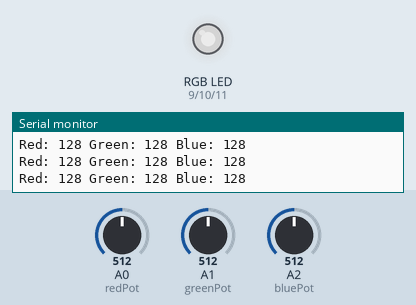
The sketch below on a simulated Arduino Uno, built with avr-gcc and run on an emulated ATmega328P. Shown: an RGB LED mixed from three pins (HIGH = lit), the last lines printed to the serial monitor. The inputs (shaded band) are chosen by the test bench; at power-on: A0 (redPot) = 512, A2 (bluePot) = 512, A1 (greenPot) = 512. Dim RGB values are drawn brighter than linear.

Above: at 1.2 s.
1.3 s: A0 (redPot) set to 412
At 2.8 s:
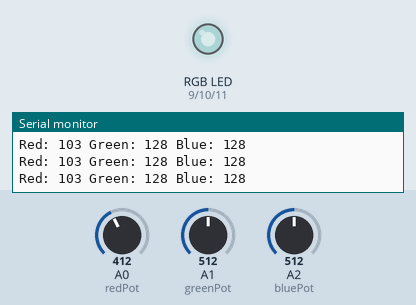
4.3 s: A0 (redPot) set to 389
At 4.9 s:
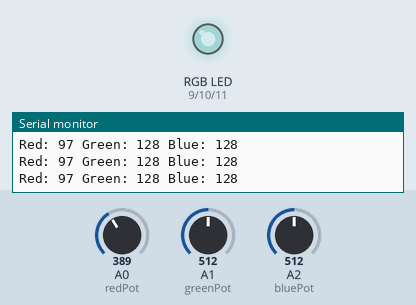
7.3 s: A2 (bluePot) set to 414
At 8.3 s:
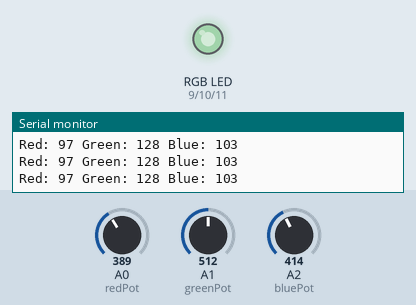
10.3 s: A2 (bluePot) set to 390
At 11.5 s:
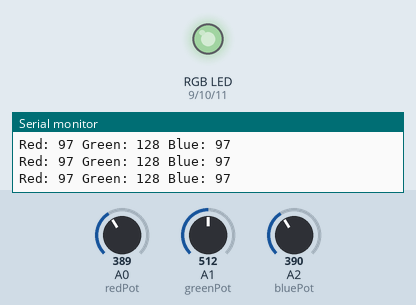
11.8 s: A1 (greenPot) set to 410
At 13.0 s:
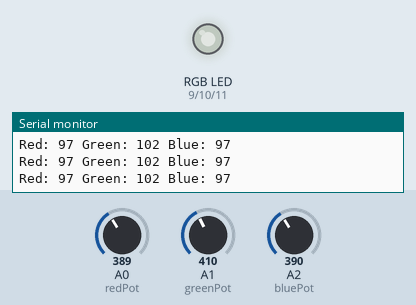
14.8 s: A1 (greenPot) set to 381
At 15.9 s:
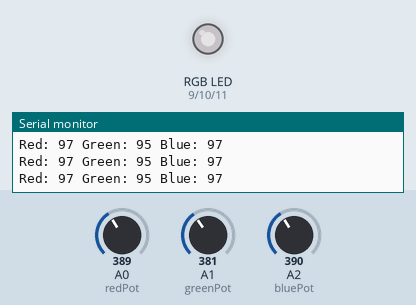
Timing chart, 0 to 17.8 s (numbered marks = the images above; inputs shaded):
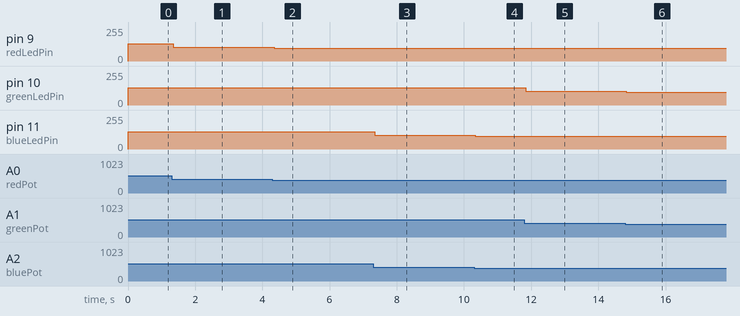

Measured:
- after the input at 1.3 s, pin 9 (redLedPin): 128/255 → 103/255 after 0.05 s
- after the input at 4.3 s, pin 9 (redLedPin): 103/255 → 97/255 after 0.05 s
- after the input at 7.3 s, pin 11 (blueLedPin): 128/255 → 103/255 at once
- after the input at 10.3 s, pin 11 (blueLedPin): 103/255 → 97/255 at once
- after the input at 11.8 s, pin 10 (greenLedPin): 128/255 → 102/255 after 0.05 s
- after the input at 14.8 s, pin 10 (greenLedPin): 102/255 → 95/255 at once

The sketch:

3pots.ino
```cpp
const int redLedPin = 9;
const int greenLedPin = 10;
const int blueLedPin = 11;
const int redPot = A0;
const int greenPot = A1;
const int bluePot = A2;

void setup() {
    pinMode(redLedPin, OUTPUT);
    pinMode(greenLedPin, OUTPUT);
    pinMode(blueLedPin, OUTPUT);
    Serial.begin(9600);
}

void loop() {
    int redValue = analogRead(redPot) / 4;
    int greenValue = analogRead(greenPot) / 4;
    int blueValue = analogRead(bluePot) / 4;
    Serial.print("Red: ");
    Serial.print(redValue);
    Serial.print(" Green: ");
    Serial.print(greenValue);
    Serial.print(" Blue: ");
    Serial.println(blueValue);
    analogWrite(redLedPin, redValue);
    analogWrite(greenLedPin, greenValue);
    analogWrite(blueLedPin, blueValue);
}
```

1pot.cpp
```cpp
const int potPin = A0;
const int green = 11;
const int blue = 10;
const int red = 9;

void setup()
{
  pinMode(potPin, INPUT);
  pinMode(green, OUTPUT);
  pinMode(blue, OUTPUT);
  pinMode(red, OUTPUT);
  Serial.begin(9600);
}


void loop()
{
  int potValue = analogRead(potPin) / 4;
  Serial.print("Current Brightness (0-255): ");
  Serial.println(potValue);

  analogWrite(green,potValue);
  analogWrite(blue,potValue);
  analogWrite(red, potValue);

}
```

LEDcounter.cpp
```cpp
const int greenLedPin = 11; // Green LED pin
const int yellowLedPin = 12; // Yellow LED pin
const int redLedPin = 13;    // Red LED pin

int counter = 0;

void setup() {
  pinMode(greenLedPin, OUTPUT);
  pinMode(yellowLedPin, OUTPUT);
  pinMode(redLedPin, OUTPUT);
  Serial.begin(9600);
}

void loop() {
  counter++;
  Serial.print("Counter: ");
  Serial.println(counter);

  if (counter < 100) {
    digitalWrite(greenLedPin, HIGH);
    digitalWrite(yellowLedPin, LOW);
    digitalWrite(redLedPin, LOW);
  } else if (counter >= 100 && counter <= 200) {
    digitalWrite(greenLedPin, LOW);
    digitalWrite(yellowLedPin, HIGH);
    digitalWrite(redLedPin, LOW);
  } else if (counter > 200) {
    digitalWrite(greenLedPin, LOW);
    digitalWrite(yellowLedPin, LOW);
    digitalWrite(redLedPin, HIGH);
  }

  if (counter >= 300) {
    counter = 0;
  }

  delay(100);
}
```
